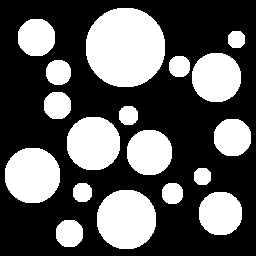
#> input picture CSC317/Homework3/HW#3-Leach-Michael/circles.png, 256 x 256 px
$ python q2.py
#> lines starting #> are read from the running program, lines starting #| are printed output that depends on the picture; after the words box and inside, x2 and y2 are one past the last pixel; in counts of white or black regions, pixels touching at a corner belong together
# -*- coding: utf-8 -*-
"""
Created on Wed May  4 23:30:43 2022

@author: Michael Leach
"""

import cv2
import skimage.io as io
import numpy as np
from matplotlib import pyplot as plt

originalImage = io.imread('circles.png')
#> originalImage: shape (256, 256) bool; 35.9% white; 18 white regions, largest, box (x1, y1, x2, y2) and area: (86, 8, 165, 87) 5013, (97, 190, 156, 249) 2809, (5, 148, 60, 203) 2449
c = io.imread('circles.png').astype('bool')*1
x = np.random.random_sample(c.shape)
c[np.nonzero(x>0.95)] = 0
c[np.nonzero(x<=0.05)] = 1
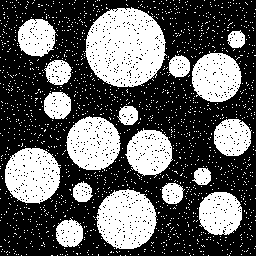
#> c: shape (256, 256) int64; values 0 (black) and 1 (white), 37.4% white; 1628 white regions (1610 under 20 px), largest, box (x1, y1, x2, y2) and area: (85, 7, 167, 87) 4802, (96, 189, 157, 249) 2683, (5, 148, 61, 204) 2348

plt.subplot(121),plt.imshow(originalImage, cmap = 'gray')
plt.title('Oruginal Image'), plt.xticks([]), plt.yticks([])
plt.subplot(122),plt.imshow(c, cmap = 'gray')
plt.title('Resulting Image'), plt.xticks([]), plt.yticks([])

plt.show()
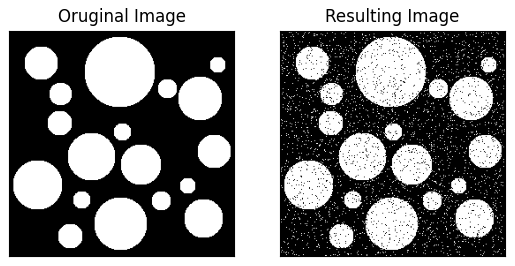
#> figure drawn by matplotlib, 2 panels

$ run again, with CSC317/Homework3/HW#3-Leach-Michael/sudoku2.jpg saved as CSC317/Homework3/HW#3-Leach-Michael/circles.png
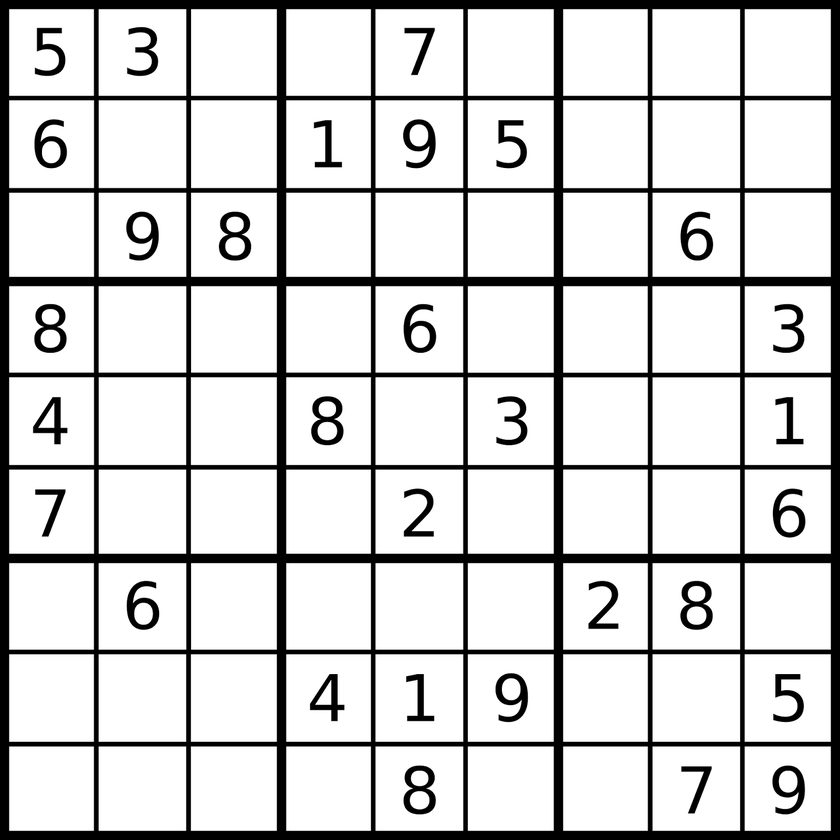
#> input picture CSC317/Homework3/HW#3-Leach-Michael/sudoku2.jpg, 840 x 840 px, shrunk from 1600 x 1600 before the run
#> originalImage is the input picture: shape (840, 840, 3); min 0, max 255, mean 210.4
#> `c = io.imread('circles.png').astype('bool')*1`:
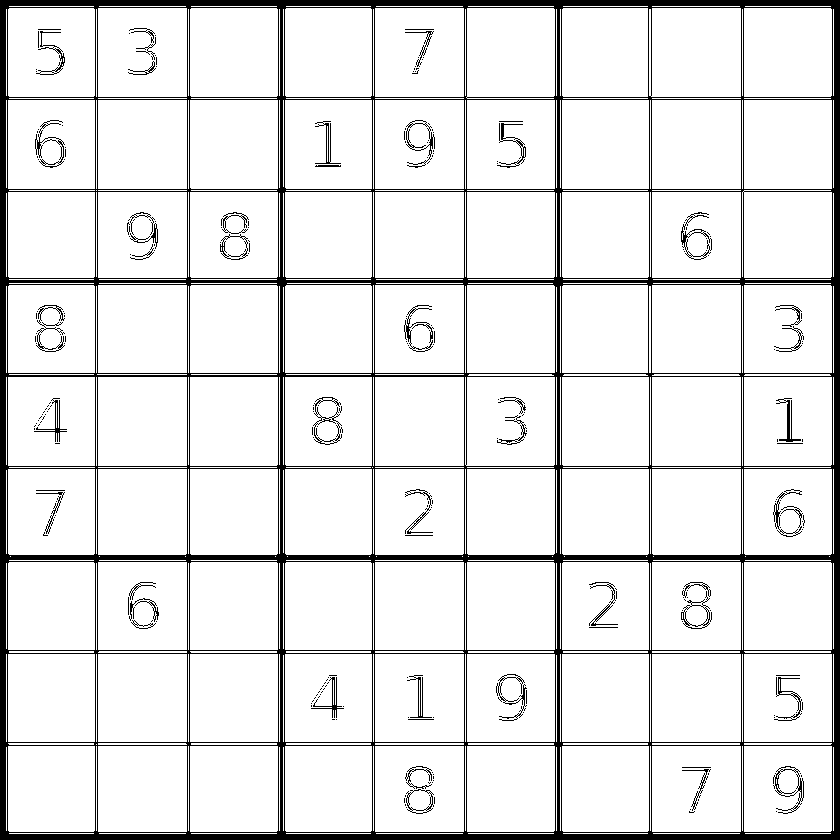
#> c: shape (840, 840, 3) int64; values 0 (black) and 1 (white), 90.2% white; 256 black regions (202 under 20 px), largest, box (x1, y1, x2, y2) and area: (0, 0, 840, 840) 60978, (773, 766, 804, 814) 308, (404, 305, 434, 352) 293
#> `plt.show()`:
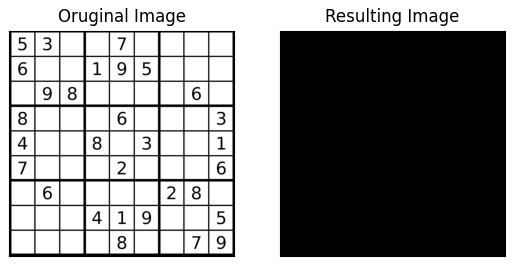
#> figure drawn by matplotlib, 2 panels
